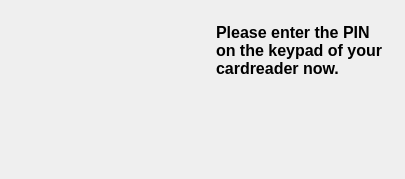
<?xml version="1.0" encoding="UTF-8"?>
<ui version="4.0">
 <class>DlgEnterPinKeypad</class>
 <widget class="QDialog" name="DlgEnterPinKeypad">
  <property name="geometry">
   <rect>
    <x>0</x>
    <y>0</y>
    <width>405</width>
    <height>179</height>
   </rect>
  </property>
  <property name="sizePolicy">
   <sizepolicy hsizetype="Fixed" vsizetype="Fixed">
    <horstretch>0</horstretch>
    <verstretch>0</verstretch>
   </sizepolicy>
  </property>
  <property name="windowTitle">
   <string>Please enter your PIN now</string>
  </property>
  <property name="modal">
   <bool>true</bool>
  </property>
  <widget class="QLabel" name="LabelIcon">
   <property name="geometry">
    <rect>
     <x>11</x>
     <y>11</y>
     <width>196</width>
     <height>162</height>
    </rect>
   </property>
   <property name="text">
    <string/>
   </property>
   <property name="pixmap">
    <pixmap resource="../../moneypenny.qrc">:/images/pinpad_small.jpg</pixmap>
   </property>
   <property name="scaledContents">
    <bool>false</bool>
   </property>
   <property name="wordWrap">
    <bool>false</bool>
   </property>
   <property name="textInteractionFlags">
    <set>Qt::LinksAccessibleByMouse</set>
   </property>
  </widget>
  <widget class="QLabel" name="textLabel2">
   <property name="geometry">
    <rect>
     <x>216</x>
     <y>11</y>
     <width>169</width>
     <height>80</height>
    </rect>
   </property>
   <property name="text">
    <string>&lt;html&gt;&lt;head&gt;&lt;meta name=&quot;qrichtext&quot; content=&quot;1&quot; /&gt;&lt;style type=&quot;text/css&quot;&gt;
p, li { white-space: pre-wrap; }
&lt;/style&gt;&lt;/head&gt;&lt;body style=&quot; font-family:'Sans Serif'; font-size:9pt; font-weight:400; font-style:normal; text-decoration:none;&quot;&gt;
&lt;p style=&quot; margin-top:0px; margin-bottom:0px; margin-left:0px; margin-right:0px; -qt-block-indent:0; text-indent:0px;&quot;&gt;&lt;span style=&quot; font-size:12pt; font-weight:600;&quot;&gt;Please enter the PIN on the keypad of your cardreader now.&lt;/span&gt;&lt;/p&gt;&lt;/body&gt;&lt;/html&gt;</string>
   </property>
   <property name="wordWrap">
    <bool>true</bool>
   </property>
  </widget>
 </widget>
 <layoutdefault spacing="6" margin="11"/>
 <resources>
  <include location="../../moneypenny.qrc"/>
 </resources>
 <connections/>
</ui>
